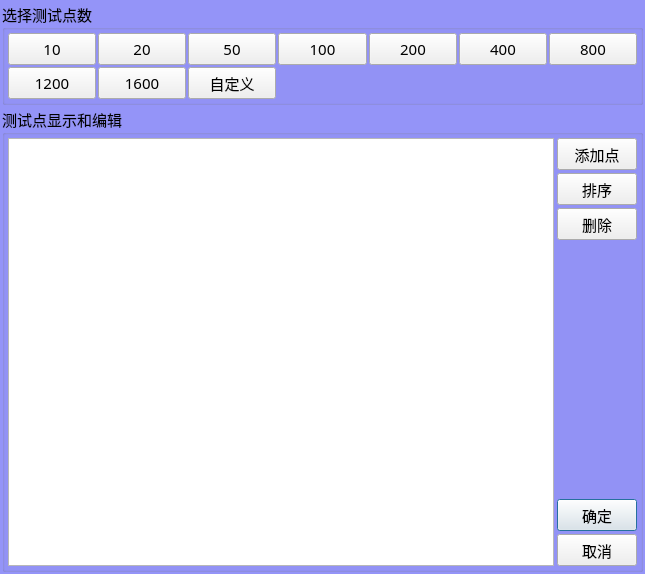
<?xml version="1.0" encoding="UTF-8"?>
<ui version="4.0">
 <class>frmPointEditor</class>
 <widget class="QDialog" name="frmPointEditor">
  <property name="geometry">
   <rect>
    <x>0</x>
    <y>0</y>
    <width>645</width>
    <height>574</height>
   </rect>
  </property>
  <property name="minimumSize">
   <size>
    <width>0</width>
    <height>400</height>
   </size>
  </property>
  <property name="font">
   <font>
    <family>楷体</family>
    <pointsize>11</pointsize>
    <weight>50</weight>
    <italic>false</italic>
    <bold>false</bold>
   </font>
  </property>
  <property name="windowTitle">
   <string>测试点选择</string>
  </property>
  <property name="styleSheet">
   <string notr="true">QDialog
{
	
	font: 11pt &quot;楷体&quot;;
	background-color: rgb(148, 148, 248);
}</string>
  </property>
  <layout class="QVBoxLayout" name="verticalLayout_3">
   <property name="spacing">
    <number>2</number>
   </property>
   <property name="leftMargin">
    <number>2</number>
   </property>
   <property name="topMargin">
    <number>2</number>
   </property>
   <property name="rightMargin">
    <number>2</number>
   </property>
   <property name="bottomMargin">
    <number>2</number>
   </property>
   <item>
    <widget class="QGroupBox" name="groupBox">
     <property name="font">
      <font>
       <family>楷体</family>
       <pointsize>11</pointsize>
      </font>
     </property>
     <property name="title">
      <string>选择测试点数</string>
     </property>
     <layout class="QHBoxLayout" name="horizontalLayout_2">
      <property name="spacing">
       <number>3</number>
      </property>
      <property name="leftMargin">
       <number>3</number>
      </property>
      <property name="topMargin">
       <number>3</number>
      </property>
      <property name="rightMargin">
       <number>3</number>
      </property>
      <property name="bottomMargin">
       <number>3</number>
      </property>
      <item>
       <layout class="QGridLayout" name="gridLayout">
        <property name="spacing">
         <number>2</number>
        </property>
        <item row="0" column="0">
         <widget class="QPushButton" name="btn10">
          <property name="minimumSize">
           <size>
            <width>45</width>
            <height>32</height>
           </size>
          </property>
          <property name="maximumSize">
           <size>
            <width>1414</width>
            <height>1414</height>
           </size>
          </property>
          <property name="font">
           <font>
            <family>楷体</family>
            <pointsize>11</pointsize>
           </font>
          </property>
          <property name="text">
           <string>10</string>
          </property>
          <property name="checkable">
           <bool>true</bool>
          </property>
          <property name="autoExclusive">
           <bool>true</bool>
          </property>
         </widget>
        </item>
        <item row="0" column="1">
         <widget class="QPushButton" name="btn20">
          <property name="minimumSize">
           <size>
            <width>45</width>
            <height>32</height>
           </size>
          </property>
          <property name="maximumSize">
           <size>
            <width>1414</width>
            <height>1414</height>
           </size>
          </property>
          <property name="font">
           <font>
            <family>楷体</family>
            <pointsize>11</pointsize>
           </font>
          </property>
          <property name="text">
           <string>20</string>
          </property>
          <property name="checkable">
           <bool>true</bool>
          </property>
          <property name="autoExclusive">
           <bool>true</bool>
          </property>
         </widget>
        </item>
        <item row="0" column="2">
         <widget class="QPushButton" name="btn50">
          <property name="minimumSize">
           <size>
            <width>45</width>
            <height>32</height>
           </size>
          </property>
          <property name="maximumSize">
           <size>
            <width>1414</width>
            <height>1414</height>
           </size>
          </property>
          <property name="font">
           <font>
            <family>楷体</family>
            <pointsize>11</pointsize>
           </font>
          </property>
          <property name="text">
           <string>50</string>
          </property>
          <property name="checkable">
           <bool>true</bool>
          </property>
          <property name="autoExclusive">
           <bool>true</bool>
          </property>
         </widget>
        </item>
        <item row="0" column="3">
         <widget class="QPushButton" name="btn100">
          <property name="minimumSize">
           <size>
            <width>45</width>
            <height>32</height>
           </size>
          </property>
          <property name="maximumSize">
           <size>
            <width>1414</width>
            <height>1414</height>
           </size>
          </property>
          <property name="font">
           <font>
            <family>楷体</family>
            <pointsize>11</pointsize>
           </font>
          </property>
          <property name="text">
           <string>100</string>
          </property>
          <property name="checkable">
           <bool>true</bool>
          </property>
          <property name="autoExclusive">
           <bool>true</bool>
          </property>
         </widget>
        </item>
        <item row="0" column="4">
         <widget class="QPushButton" name="btn200">
          <property name="minimumSize">
           <size>
            <width>45</width>
            <height>32</height>
           </size>
          </property>
          <property name="maximumSize">
           <size>
            <width>1414</width>
            <height>1414</height>
           </size>
          </property>
          <property name="font">
           <font>
            <family>楷体</family>
            <pointsize>11</pointsize>
           </font>
          </property>
          <property name="text">
           <string>200</string>
          </property>
          <property name="checkable">
           <bool>true</bool>
          </property>
          <property name="autoExclusive">
           <bool>true</bool>
          </property>
         </widget>
        </item>
        <item row="0" column="5">
         <widget class="QPushButton" name="btn400">
          <property name="minimumSize">
           <size>
            <width>45</width>
            <height>32</height>
           </size>
          </property>
          <property name="maximumSize">
           <size>
            <width>1414</width>
            <height>1414</height>
           </size>
          </property>
          <property name="font">
           <font>
            <family>楷体</family>
            <pointsize>11</pointsize>
           </font>
          </property>
          <property name="text">
           <string>400</string>
          </property>
          <property name="checkable">
           <bool>true</bool>
          </property>
          <property name="autoExclusive">
           <bool>true</bool>
          </property>
         </widget>
        </item>
        <item row="0" column="6">
         <widget class="QPushButton" name="btn800">
          <property name="minimumSize">
           <size>
            <width>45</width>
            <height>32</height>
           </size>
          </property>
          <property name="maximumSize">
           <size>
            <width>1414</width>
            <height>1414</height>
           </size>
          </property>
          <property name="font">
           <font>
            <family>楷体</family>
            <pointsize>11</pointsize>
           </font>
          </property>
          <property name="text">
           <string>800</string>
          </property>
          <property name="checkable">
           <bool>true</bool>
          </property>
          <property name="autoExclusive">
           <bool>true</bool>
          </property>
         </widget>
        </item>
        <item row="1" column="0">
         <widget class="QPushButton" name="btn1200">
          <property name="minimumSize">
           <size>
            <width>45</width>
            <height>32</height>
           </size>
          </property>
          <property name="maximumSize">
           <size>
            <width>1414</width>
            <height>1414</height>
           </size>
          </property>
          <property name="font">
           <font>
            <family>楷体</family>
            <pointsize>11</pointsize>
           </font>
          </property>
          <property name="text">
           <string>1200</string>
          </property>
          <property name="checkable">
           <bool>true</bool>
          </property>
          <property name="autoExclusive">
           <bool>true</bool>
          </property>
         </widget>
        </item>
        <item row="1" column="1">
         <widget class="QPushButton" name="btn1600">
          <property name="minimumSize">
           <size>
            <width>45</width>
            <height>32</height>
           </size>
          </property>
          <property name="maximumSize">
           <size>
            <width>1414</width>
            <height>1414</height>
           </size>
          </property>
          <property name="font">
           <font>
            <family>楷体</family>
            <pointsize>11</pointsize>
           </font>
          </property>
          <property name="text">
           <string>1600</string>
          </property>
          <property name="checkable">
           <bool>true</bool>
          </property>
          <property name="autoExclusive">
           <bool>true</bool>
          </property>
         </widget>
        </item>
        <item row="1" column="2">
         <widget class="QPushButton" name="btnCustom">
          <property name="minimumSize">
           <size>
            <width>45</width>
            <height>32</height>
           </size>
          </property>
          <property name="maximumSize">
           <size>
            <width>1414</width>
            <height>1414</height>
           </size>
          </property>
          <property name="font">
           <font>
            <family>楷体</family>
            <pointsize>11</pointsize>
           </font>
          </property>
          <property name="text">
           <string>自定义</string>
          </property>
          <property name="checkable">
           <bool>true</bool>
          </property>
          <property name="autoExclusive">
           <bool>true</bool>
          </property>
         </widget>
        </item>
       </layout>
      </item>
     </layout>
     <zorder></zorder>
    </widget>
   </item>
   <item>
    <widget class="QGroupBox" name="groupBox_2">
     <property name="font">
      <font>
       <family>楷体</family>
       <pointsize>11</pointsize>
      </font>
     </property>
     <property name="title">
      <string>测试点显示和编辑</string>
     </property>
     <layout class="QVBoxLayout" name="verticalLayout_2">
      <property name="spacing">
       <number>3</number>
      </property>
      <property name="leftMargin">
       <number>3</number>
      </property>
      <property name="topMargin">
       <number>3</number>
      </property>
      <property name="rightMargin">
       <number>3</number>
      </property>
      <property name="bottomMargin">
       <number>3</number>
      </property>
      <item>
       <layout class="QHBoxLayout" name="horizontalLayout">
        <item>
         <widget class="QTableWidget" name="tbvDataShow">
          <property name="font">
           <font>
            <family>楷体</family>
            <pointsize>11</pointsize>
           </font>
          </property>
         </widget>
        </item>
        <item>
         <layout class="QVBoxLayout" name="verticalLayout">
          <item>
           <widget class="QPushButton" name="btnNewPoint">
            <property name="minimumSize">
             <size>
              <width>0</width>
              <height>32</height>
             </size>
            </property>
            <property name="maximumSize">
             <size>
              <width>16777215</width>
              <height>32</height>
             </size>
            </property>
            <property name="font">
             <font>
              <family>楷体</family>
              <pointsize>11</pointsize>
             </font>
            </property>
            <property name="text">
             <string>添加点</string>
            </property>
           </widget>
          </item>
          <item>
           <widget class="QPushButton" name="btnSort">
            <property name="minimumSize">
             <size>
              <width>0</width>
              <height>32</height>
             </size>
            </property>
            <property name="maximumSize">
             <size>
              <width>16777215</width>
              <height>32</height>
             </size>
            </property>
            <property name="font">
             <font>
              <family>楷体</family>
              <pointsize>11</pointsize>
             </font>
            </property>
            <property name="text">
             <string>排序</string>
            </property>
           </widget>
          </item>
          <item>
           <widget class="QPushButton" name="btnDel">
            <property name="minimumSize">
             <size>
              <width>0</width>
              <height>32</height>
             </size>
            </property>
            <property name="maximumSize">
             <size>
              <width>16777215</width>
              <height>32</height>
             </size>
            </property>
            <property name="font">
             <font>
              <family>楷体</family>
              <pointsize>11</pointsize>
             </font>
            </property>
            <property name="text">
             <string>删除</string>
            </property>
           </widget>
          </item>
          <item>
           <spacer name="verticalSpacer">
            <property name="font">
             <font>
              <family>楷体</family>
              <pointsize>11</pointsize>
             </font>
            </property>
            <property name="orientation">
             <enum>Qt::Vertical</enum>
            </property>
            <property name="sizeHint" stdset="0">
             <size>
              <width>20</width>
              <height>40</height>
             </size>
            </property>
           </spacer>
          </item>
          <item>
           <widget class="QPushButton" name="btnOk">
            <property name="minimumSize">
             <size>
              <width>0</width>
              <height>32</height>
             </size>
            </property>
            <property name="maximumSize">
             <size>
              <width>16777215</width>
              <height>32</height>
             </size>
            </property>
            <property name="font">
             <font>
              <family>楷体</family>
              <pointsize>11</pointsize>
             </font>
            </property>
            <property name="text">
             <string>确定</string>
            </property>
            <property name="default">
             <bool>true</bool>
            </property>
           </widget>
          </item>
          <item>
           <widget class="QPushButton" name="btnCancel">
            <property name="minimumSize">
             <size>
              <width>0</width>
              <height>32</height>
             </size>
            </property>
            <property name="maximumSize">
             <size>
              <width>16777215</width>
              <height>32</height>
             </size>
            </property>
            <property name="font">
             <font>
              <family>楷体</family>
              <pointsize>11</pointsize>
             </font>
            </property>
            <property name="text">
             <string>取消</string>
            </property>
           </widget>
          </item>
         </layout>
        </item>
       </layout>
      </item>
     </layout>
    </widget>
   </item>
  </layout>
 </widget>
 <resources/>
 <connections/>
</ui>
